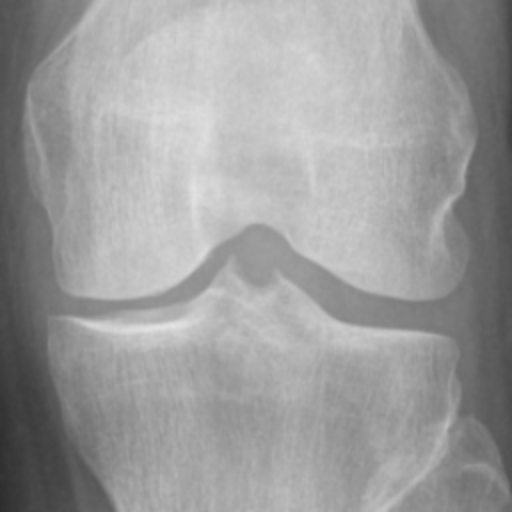
#> input picture projects/TensorFlowFlexUNet/OAI-Knee-Canny-Edge-Two-Classes/mini_test/images/Doubtful_9017876L.png, 512 x 512 px
$ python -i ImageMaskDatasetGenerator.py   (imports and definitions only)
#> lines starting #> are read from the running program, lines starting #| are printed output that depends on the picture
#> further down, picture is the input picture: shape (512, 512, 3); min 43, max 228, mean 156.2
# Copyright 2026 antillia.com Toshiyuki Arai
#
# Licensed under the Apache License, Version 2.0 (the "License");
# you may not use this file except in compliance with the License.
# You may obtain a copy of the License at
#
#    http://www.apache.org/licenses/LICENSE-2.0
#
# Unless required by applicable law or agreed to in writing, software
# distributed under the License is distributed on an "AS IS" BASIS,
# WITHOUT WARRANTIES OR CONDI66TIONS OF ANY KIND, either express or implied.
# See the License for the specific language governing permissions and
# limitations under the License.
#
# 2026/10/05 ImageMaskDatasetGenerator.py


import sys
import os
import cv2
import numpy as np
import glob
import traceback
import shutil

class ImageMaskDatasetGenerator:

  def __init__(self, resize=256, num_classes=2):
      self.RESIZE = (resize, resize)

      # GaussianBlur ksize
      self.GaussianBlur_ksize = (5, 5)
      self.CANNY_Threshold1 = 30
      self.CANNY_Threshold2 = 80
      self.BLUR_ksize       = (5,5)
      self.GRADES = ["Doubtful", "Mild", "Moderate", "Severe"]
      # Default class_colors: num_classes=4
      if not num_classes in [2, 4]:
         raise Exception("Error: invalid num_classes")
      # Default: class_color_mapping table for two classes
      self.MASK_RGB_COLORS = {"Doubtful":(0,255,0), "Mild":(0,255,0), "Moderate":(180,20,20),"Severe":(180,20,20)}
      if num_classes == 4:
        self.MASK_RGB_COLORS = {"Doubtful":(0,255,0), "Mild":(20,128,255), "Moderate":(255,255,0),"Severe":(180,20,20)}

  # [52 lines left out: functions generate, generate_one, colorize_mask, not called in this run]

  def canny_edge(self, img):
    img = cv2.cvtColor(img, cv2.COLOR_BGR2GRAY)
    sigma = 0
    img = cv2.GaussianBlur(img, self.GaussianBlur_ksize, sigma)

    canny = cv2.Canny(img, threshold1=self.CANNY_Threshold1, threshold2=self.CANNY_Threshold2)
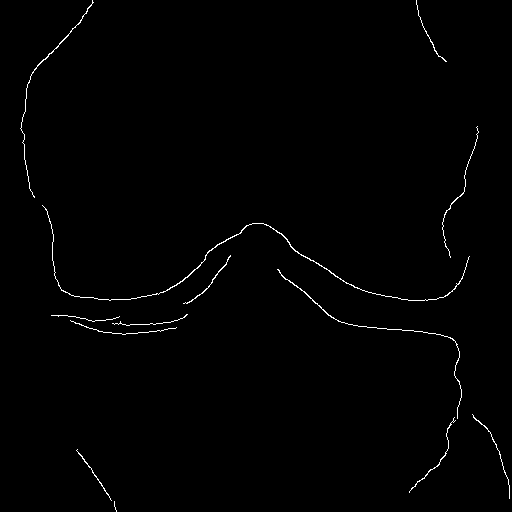
#> canny: shape (512, 512); 0.79% white in thin lines or dots
    canny = cv2.blur(canny, self.BLUR_ksize)
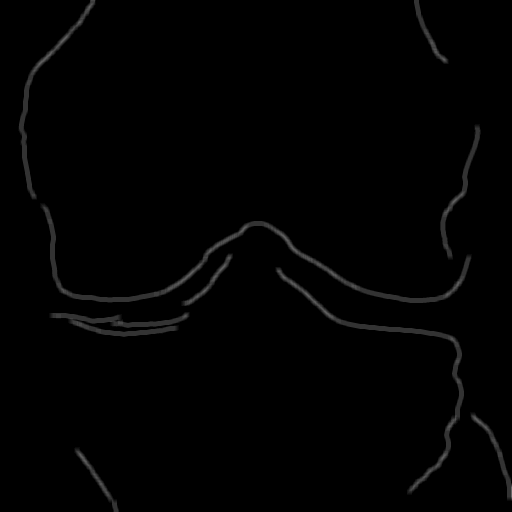
#> canny: shape (512, 512); min 0, max 102, mean 2
    return canny

  # [24 lines left out: functions horizontal_flip, vertical_flip, not called in this run]


# [20 lines not run here, left out]

>>> import cv2
>>> picture = cv2.imread('../projects/TensorFlowFlexUNet/OAI-Knee-Canny-Edge-Two-Classes/mini_test/images/Doubtful_9017876L.png')
>>> result = ImageMaskDatasetGenerator().canny_edge(picture)

$ run again, on projects/TensorFlowFlexUNet/OAI-Knee-Canny-Edge-Two-Classes/mini_test/images/Doubtful_9487842L.png
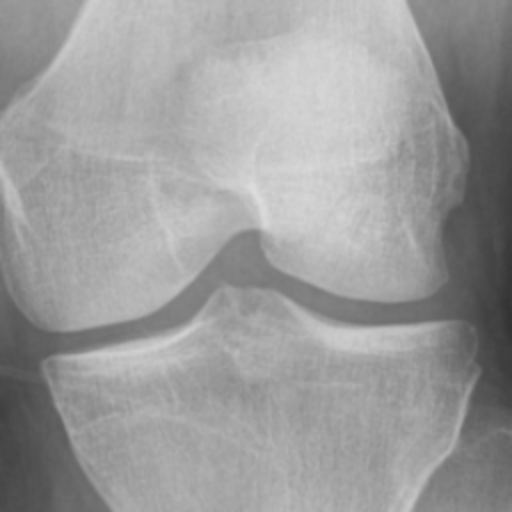
#> input picture projects/TensorFlowFlexUNet/OAI-Knee-Canny-Edge-Two-Classes/mini_test/images/Doubtful_9487842L.png, 512 x 512 px
#> picture is the input picture: shape (512, 512, 3); min 50, max 221, mean 155.8
#> in canny_edge, `canny = cv2.Canny(img, threshold1=self.CANNY_Threshold1, threshold2=se..`:
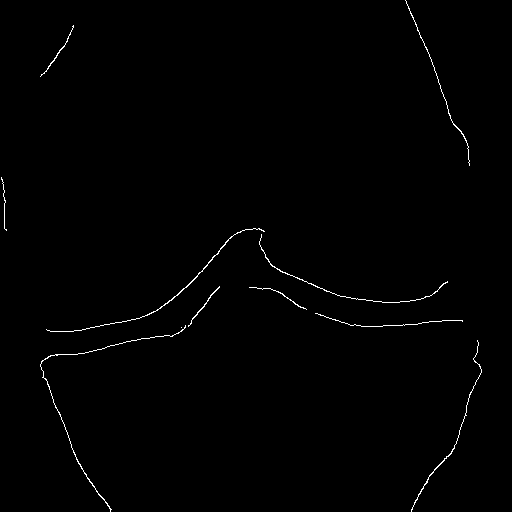
#> canny: shape (512, 512); 0.65% white in thin lines or dots
#> in canny_edge, `canny = cv2.blur(canny, self.BLUR_ksize)`:
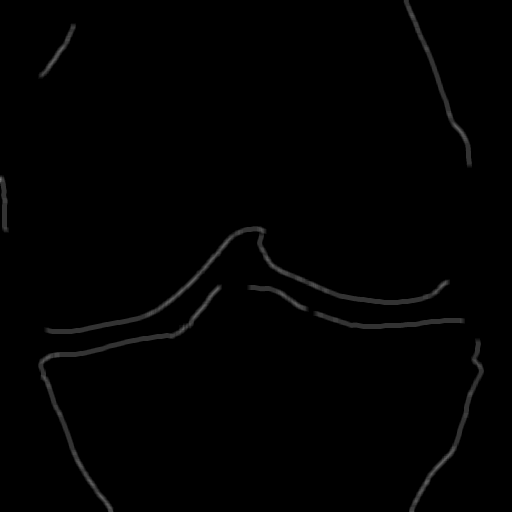
#> canny: shape (512, 512); min 0, max 122, mean 1.7
